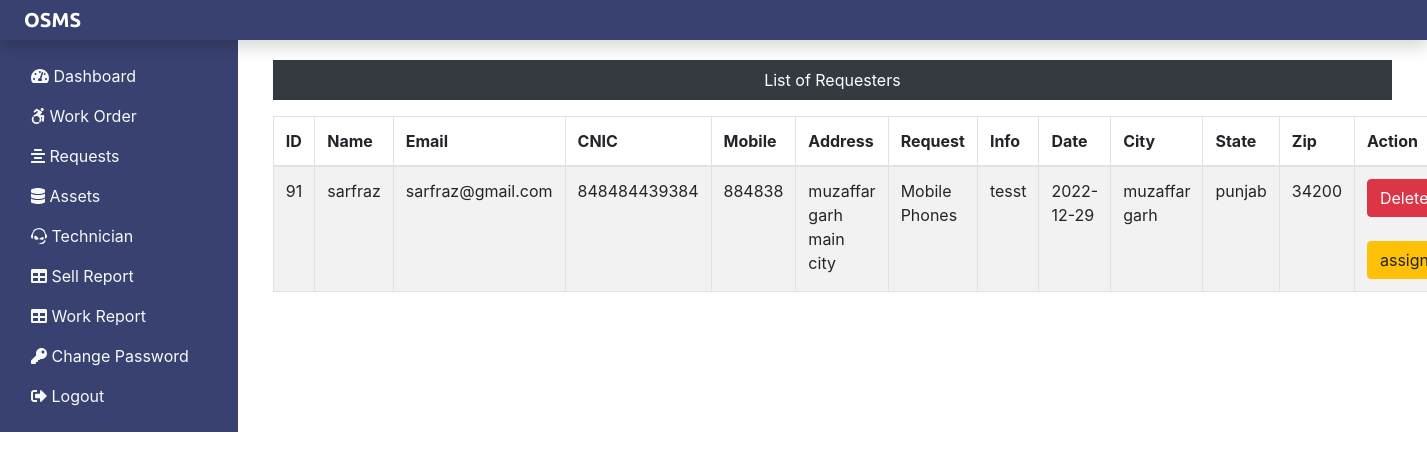
The page /Admin/requests.php on the database its author committed.
### tables this page shows
CREATE TABLE `cus_request` (
  `cus_id` int(11) NOT NULL,
  `request` varchar(255) NOT NULL,
  `info` varchar(255) NOT NULL,
  `date` date NOT NULL
);

CREATE TABLE `registration` (
  `id` int(11) NOT NULL,
  `name` varchar(255) NOT NULL,
  `email` varchar(255) NOT NULL,
  `password` varchar(255) NOT NULL,
  `cnic` varchar(255) NOT NULL,
  `mobile` varchar(255) NOT NULL,
  `address1` varchar(255) NOT NULL,
  `address2` varchar(255) NOT NULL,
  `city` varchar(255) NOT NULL,
  `state` varchar(255) NOT NULL,
  `zip` int(11) NOT NULL
);

### Admin/requests.php (the view, shortened to what this page needs)
<?php
include('includes/header.php');
include('../dbcon.php');
?>
                  <div class="col-sm-9 col-md-10">
                        <div class="card-body">
                            <center>
                        <p class="bg-dark text-white p-2">List of Requesters</p>
                      </center>
                        <table id="table" class="table table-hover table-bordered table-striped">
                            <thead>
                                <tr>
                                    <th>ID</th>
                                    <th> Name</th>
                                    <th>Email</th>
                                    <th>CNIC</th>
                                    <th>Mobile</th>
                                    <th>Address</th>
                                    <th>Request</th>
                                    <th>Info</th>
                                    <th>Date</th>
                                    <th>City</th>
                                    <th>State</th>
                                    <th>Zip</th>
                                      <th>Action</th>
                                </tr>
                            </thead>
                            <tbody>
                            <?php
                        $emply="select * from cus_request order by cus_id";
                $employee=mysqli_query($conn,$emply);
                    while($erow=mysqli_fetch_array($employee)){
                       $cus_id=$erow['cus_id'];
                       $dep="select * from registration where id=$cus_id";
                $department=mysqli_query($conn,$dep);
                    $drow=mysqli_fetch_array($department);
                       echo
                            "<tr>
                                <td>" . $erow['cus_id'] . "</td>
                                    <td>" .  $drow['name'] . "</td>
                                    <td>". $drow['email'] . "</td>
                                     <td>" . $drow['cnic'] . "</td>
                                  <td>" . $drow ['mobile'] . "</td>
                                   <td>" . $drow ['address1'] . "</td>
                                     <td>" . $erow ['request'] . "</td>
                                       <td>" . $erow ['info'] . "</td>
                                        <td>" . $erow ['date'] . "</td>
                                           <td>" . $drow ['city'] . "</td>
                                           <td>" . $drow ['state'] . "</td>
                                             <td>" . $drow ['zip'] . "</td>
                                <td>
                                    <a href='requests.php?cus_id=". $erow['cus_id']."' class='btn btn-danger'> Delete  </a>
                                    <br><br>
                        <a href='assignworkform.php?value=". $erow['cus_id']."' class='btn btn-warning'> assign  </a>
                            </td>
                       </tr>"
                  ?>
                        <?php
                                    }
                                ?>
                            </tbody>
                        </table>
                    </div>
                </div>
            </div>
        </div>
<?php include('includes/footer.php'); ?>

### rows shown on the page
cus_request: cus_id "91", registration.name "sarfraz", registration.email "sarfraz@gmail.com", registration.cnic "848484439384", registration.mobile "884838", registration.address1 "muzaffar garh main city", request "Mobile Phones", info "tesst", date "2022-12-29", registration.city "muzaffar garh", registration.state "punjab", registration.zip "34200"
